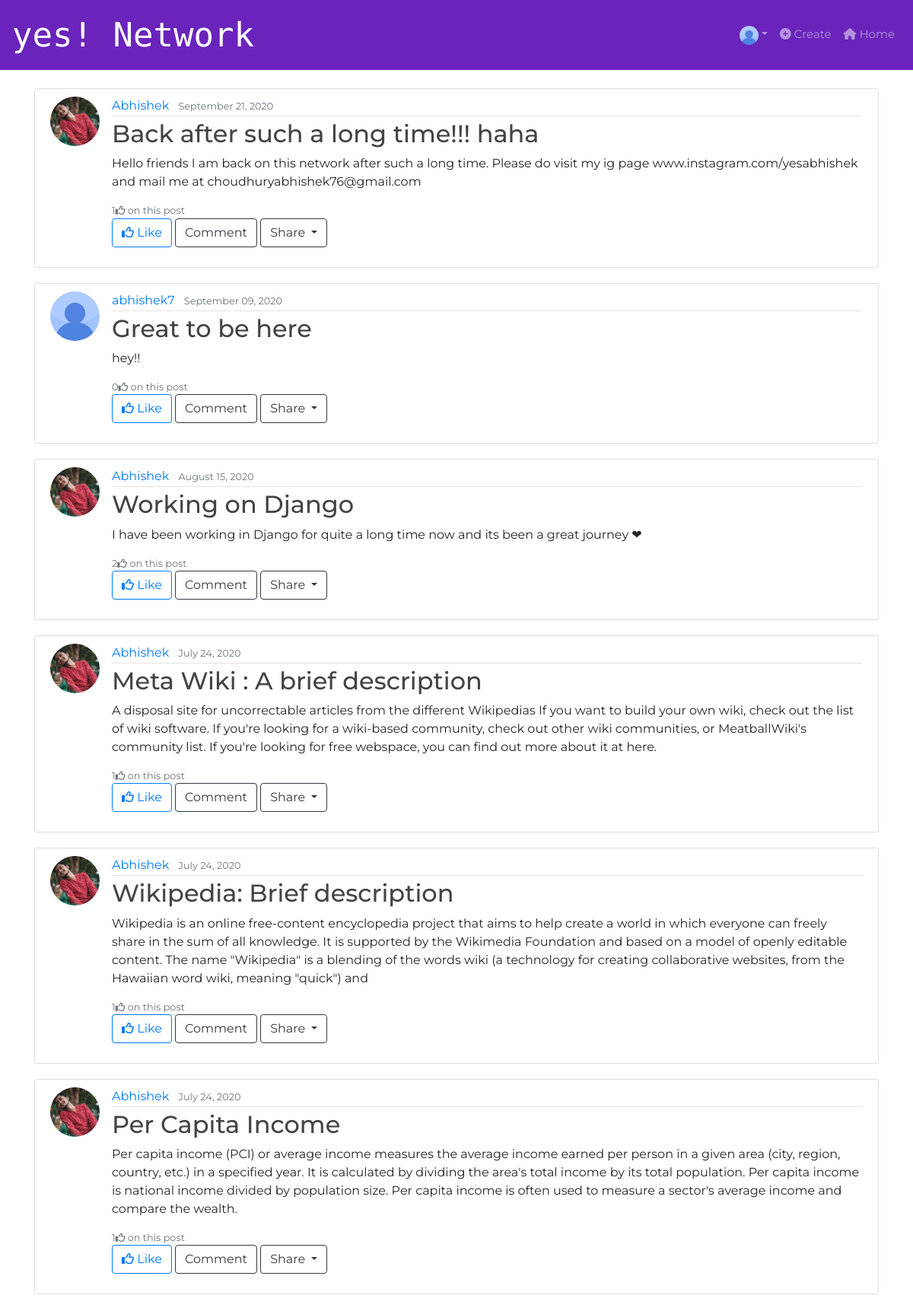
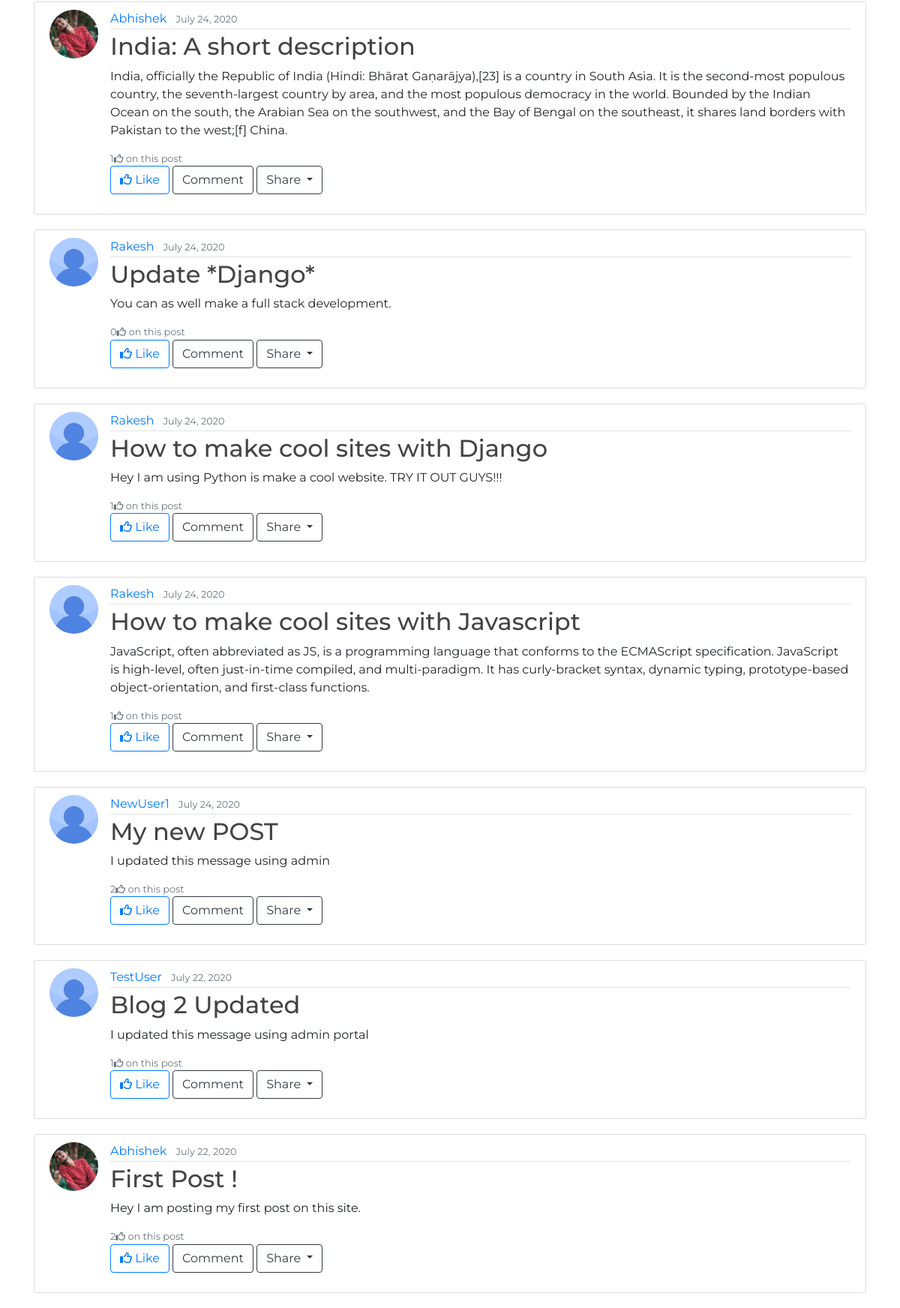
Page / (signed in) on the committed database (2 pictures, top to bottom).
### users/models.py (models this page shows, shortened)
class Profile(models.Model):
    user = models.OneToOneField(User, on_delete=models.CASCADE)
    image = models.ImageField(default='default.jpg', upload_to='profile_pics')
    bio = models.CharField(max_length=140, default='Your Bio is empty')
    cover_img = models.ImageField(default='default_cover.jpg', upload_to='profile_cover_pics')
    dob = models.DateField(default=None, blank=True, null=True)

### Blog/models.py (models this page shows, shortened)
class Post(models.Model):
    title = models.CharField(max_length=100)
    message = models.CharField(max_length=400)
    date_posted = models.DateTimeField(default=timezone.now)
    author = models.ForeignKey(User, on_delete=models.CASCADE)
    likes = models.ManyToManyField(
        User, related_name='blog_like', default=None, blank=True)

### Blog/views.py (the view)
# urls.py: path('', PostListView.as_view(), name='blog-home'),
class PostListView(ListView):
    model = Post
    template_name = 'Blog/home.html'  # app/model_viewtype.html
    context_object_name = 'posts'
    ordering = ['-date_posted']

### Blog/templates/Blog/home.html (shortened to what this page needs)
{% extends "Blog/base.html" %}
{% block content %}
{% if user.is_authenticated %}
  {% for post in posts %}
    <article class="media content-section">
      <img class="rounded-circle article-img" src="{{ post.author.profile.image.url }}">
        <div class="media-body">
          <div class="article-metadata">
            <a class="mr-2" href="{% url 'user-posts' post.author.username %}">{{ post.author }}</a>
            <small class="text-muted">{{ post.date_posted|date:"F d, Y" }}</small>
          </div>
          <h2><a class="article-title" href="{% url 'post-detail' post.id %}">{{ post.title }}</a></h2>
          <p class="article-content">{{ post.message }}</p>
          <small class="text-muted">{{ post.likes.all.count }}<i class="far fa-thumbs-up"></i> on this post </small>
          <div class='media-body'>
            <form action="{% url 'like-post' %}" method="POST">
              {% if user not in post.likes.all %}
                <button type="submit" class="btn btn-outline-primary" name="post_id" value="{{ post.id }}" ><i class="far fa-thumbs-up"></i> Like</button>
              {% else %}
                <button type="submit" class="btn btn-outline-danger" name="post_id" value="{{ post.id }}" ><i class="far fa-thumbs-down"></i>Dislike</button>
              {% endif %}
              <button type="button" class="btn btn-outline-dark">Comment</button>
              <button class="btn btn-outline-dark dropdown-toggle" type="button" id="dropdownMenuButton" data-toggle="dropdown" aria-haspopup="true" aria-expanded="false">
                Share
              </button>
            </form>
          </div>
        </div>
    </article>
  {% endfor %}
{% endif %}
{% endblock %}

### Blog/templates/Blog/base.html (shortened to what this page needs)
{% load static %}
<link rel="stylesheet" type="text/css" href="{% static 'Blog/css/style.css' %}">
<link rel="stylesheet" type="text/css" href="{% static 'Blog/css/header.css' %}">
<link rel="stylesheet" type="text/css" href="{% static 'Blog/css/particles.css' %}">
<link rel="stylesheet" href="https://stackpath.bootstrapcdn.com/bootstrap/4.5.0/css/bootstrap.min.css">
<!doctype html>
<html lang="en">
  <head>
  </head>
  <body data-theme="light" class="body">
    <nav class="navbar navbar-expand-lg navbar-dark sticky-top header">
      <span class="navbar-brand logo" href="{% url 'blog-home' %}" >
       yes! Network</span>
        <div class="collapse navbar-collapse" id="navbarText">
      <ul class="navbar-nav ml-auto menu">
        {% if user.is_authenticated %}
        <li class="nav-item dropdown">
          <a class="nav-link dropdown-toggle" href="{% url  'profile' %}" id="navbarDropdown" role="button" data-toggle="dropdown" aria-haspopup="true" aria-expanded="false"">
            <img class="rounded-circle" src="{{ user.profile.image.url }}" width="25" height="25" ></img></a>
          </li>
        <li class="nav-item">
          <a class="nav-link" href="{% url  'post-create' %}"><i class="fas fa-plus-circle"></i> Create</a>
        </li>
        <li class="nav-item">
          <a class="nav-link " href="{% url  'blog-home' %}"><i class="fas fa-home"></i> Home</a>
        </li>
        {% endif %}
      </ul>
    </div>
  </nav>
      <main role="main" class="container">
        <div class="row">
          <div class="col-md-12">
            <br>
            {% block content %}
            {% endblock %}
          </div>
        </div>
      </main>
  </body>
</html>

### Blog/static/Blog/css/style.css (style rules this page uses)
h1, h2, h3, h4, h5, h6 { color: #444444; }
ul { margin: 0; }
.content-section { background: #ffffff; padding: 10px 20px; border: 1px solid #dddddd; border-radius: 3px; margin-bottom: 20px; }
.article-title { color: #444444; }
.article-content { white-space: pre-line; }
.article-img { height: 65px; width: 65px; margin-right: 16px; }
.article-metadata { padding-bottom: 1px; margin-bottom: 4px; border-bottom: 1px solid #e3e3e3; }

### Blog/static/Blog/css/header.css (style rules this page uses)
.header { background-color: #6a24bb; max-width: 100%; margin: 0px auto; font-family: "Montserrat", sans-serif; font-size: 15px; color: white; }
.header .logo { font-family: "Libre Barcode 128 Text", cursive; font-size: 44px; }
.body { font-family: "Montserrat", sans-serif; }

### Blog/static/Blog/css/particles.css (style rules this page uses)
body { background: #ecf3f3; }

### rows in the picture
Post: author.profile.image (picture), author "Abhishek", date_posted "September 21, 2020", title "Back after such a long time!!! haha", message "Hello friends I am back on this network after such a long time. Please do visit my ig page www.instagram.com/yesabhishek and mail me at choudhuryabhishek76@gmail.com", likes.all.count "1"
Post: author.profile.image (placeholder picture), author "abhishek7", date_posted "September 09, 2020", title "Great to be here", message "hey!!", likes.all.count "0"
Post: author.profile.image (picture), author "Abhishek", date_posted "August 15, 2020", title "Working on Django", message "I have been working in Django for quite a long time now and its been a great journey ❤", likes.all.count "2"
Post: author.profile.image (picture), author "Abhishek", date_posted "July 24, 2020", title "Meta Wiki : A brief description", message "A disposal site for uncorrectable articles from the different Wikipedias If you want to build your own wiki, check out the list of wiki software. If you're looking for a wiki-based community, check out other wiki communities, or MeatballWiki's community list. If you're looking for free webspace, you can find out more about it at here.", likes.all.count "1"
Post: author.profile.image (picture), author "Abhishek", date_posted "July 24, 2020", title "Wikipedia: Brief description", message "Wikipedia is an online free-content encyclopedia project that aims to help create a world in which everyone can freely share in the sum of all knowledge. It is supported by the Wikimedia Foundation and based on a model of openly editable content. The name \"Wikipedia\" is a blending of the words wiki (a technology for creating collaborative websites, from the Hawaiian word wiki, meaning \"quick\") and", likes.all.count "1"
Post: author.profile.image (picture), author "Abhishek", date_posted "July 24, 2020", title "Per Capita Income", message "Per capita income (PCI) or average income measures the average income earned per person in a given area (city, region, country, etc.) in a specified year. It is calculated by dividing the area's total income by its total population. Per capita income is national income divided by population size. Per capita income is often used to measure a sector's average income and compare the wealth.", likes.all.count "1"
Post: author.profile.image (picture), author "Abhishek", date_posted "July 24, 2020", title "India: A short description", message "India, officially the Republic of India (Hindi: Bhārat Gaṇarājya),[23] is a country in South Asia. It is the second-most populous country, the seventh-largest country by area, and the most populous democracy in the world. Bounded by the Indian Ocean on the south, the Arabian Sea on the southwest, and the Bay of Bengal on the southeast, it shares land borders with Pakistan to the west;[f] China.", likes.all.count "1"
Post: author.profile.image (placeholder picture), author "Rakesh", date_posted "July 24, 2020", title "Update *Django*", message "You can as well make a full stack development.", likes.all.count "0"
Post: author.profile.image (placeholder picture), author "Rakesh", date_posted "July 24, 2020", title "How to make cool sites with Django", message "Hey I am using Python is make a cool website. TRY IT OUT GUYS!!!", likes.all.count "1"
Post: author.profile.image (placeholder picture), author "Rakesh", date_posted "July 24, 2020", title "How to make cool sites with Javascript", message "JavaScript, often abbreviated as JS, is a programming language that conforms to the ECMAScript specification. JavaScript is high-level, often just-in-time compiled, and multi-paradigm. It has curly-bracket syntax, dynamic typing, prototype-based object-orientation, and first-class functions.", likes.all.count "1"
Post: author.profile.image (placeholder picture), author "NewUser1", date_posted "July 24, 2020", title "My new POST", message "I updated this message using admin", likes.all.count "2"
Post: author.profile.image (placeholder picture), author "TestUser", date_posted "July 22, 2020", title "Blog 2 Updated", message "I updated this message using admin portal", likes.all.count "1"
Post: author.profile.image (picture), author "Abhishek", date_posted "July 22, 2020", title "First Post !", message "Hey I am posting my first post on this site.", likes.all.count "2"
